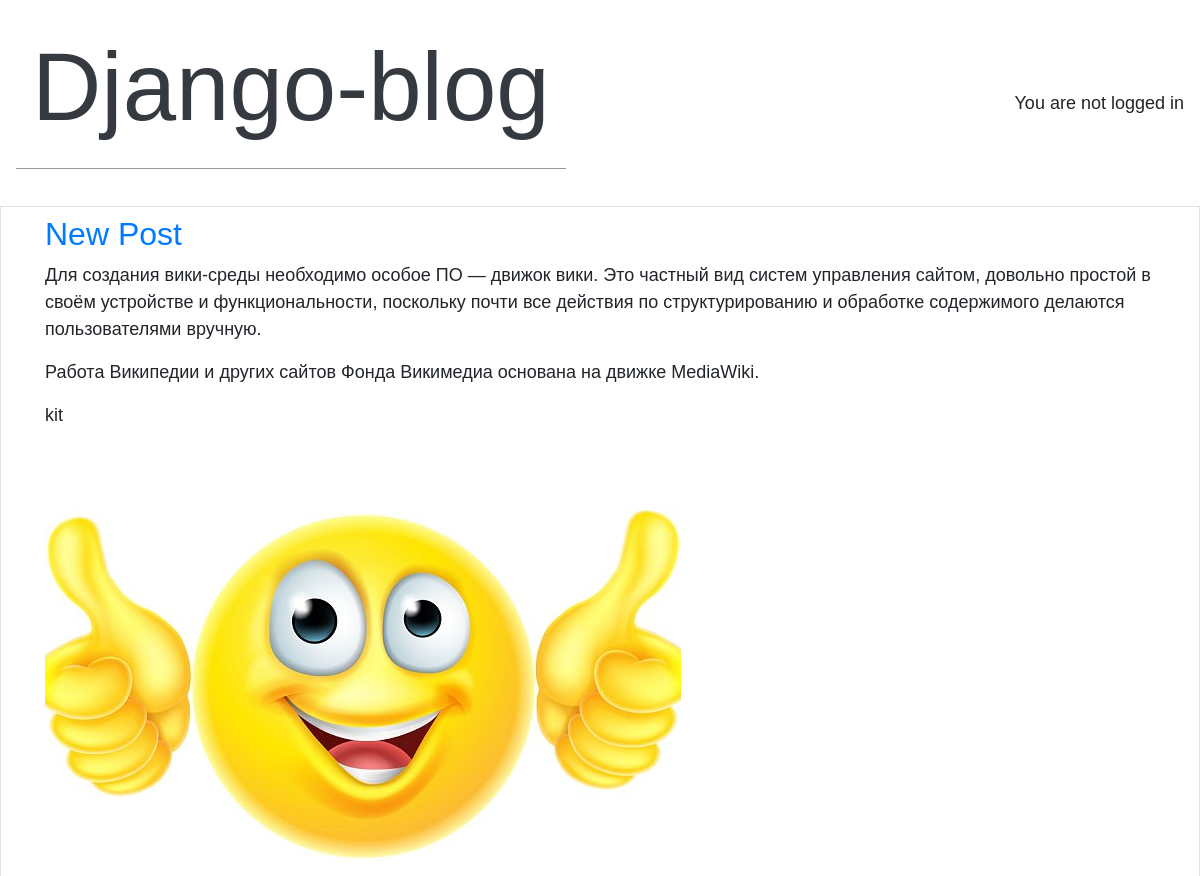
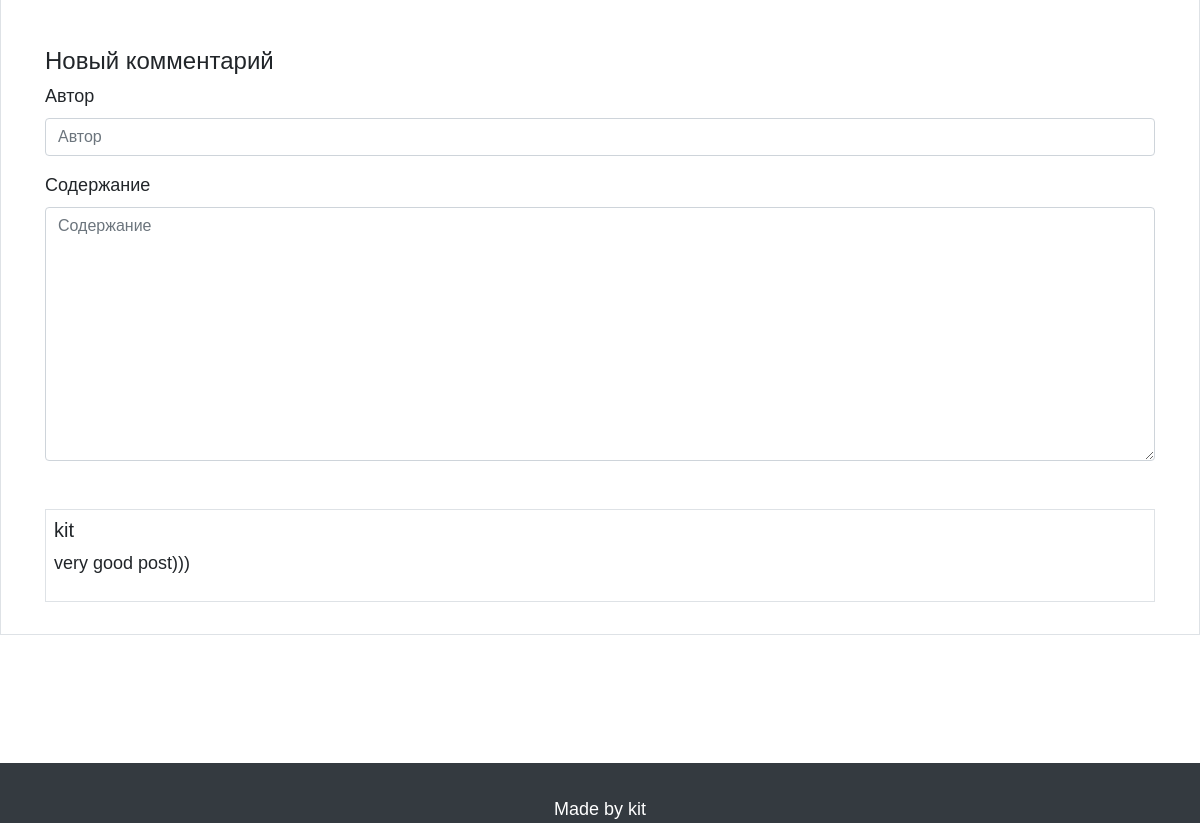
/post/1/, run on an earlier commit of the app's database (2 pictures, top to bottom).
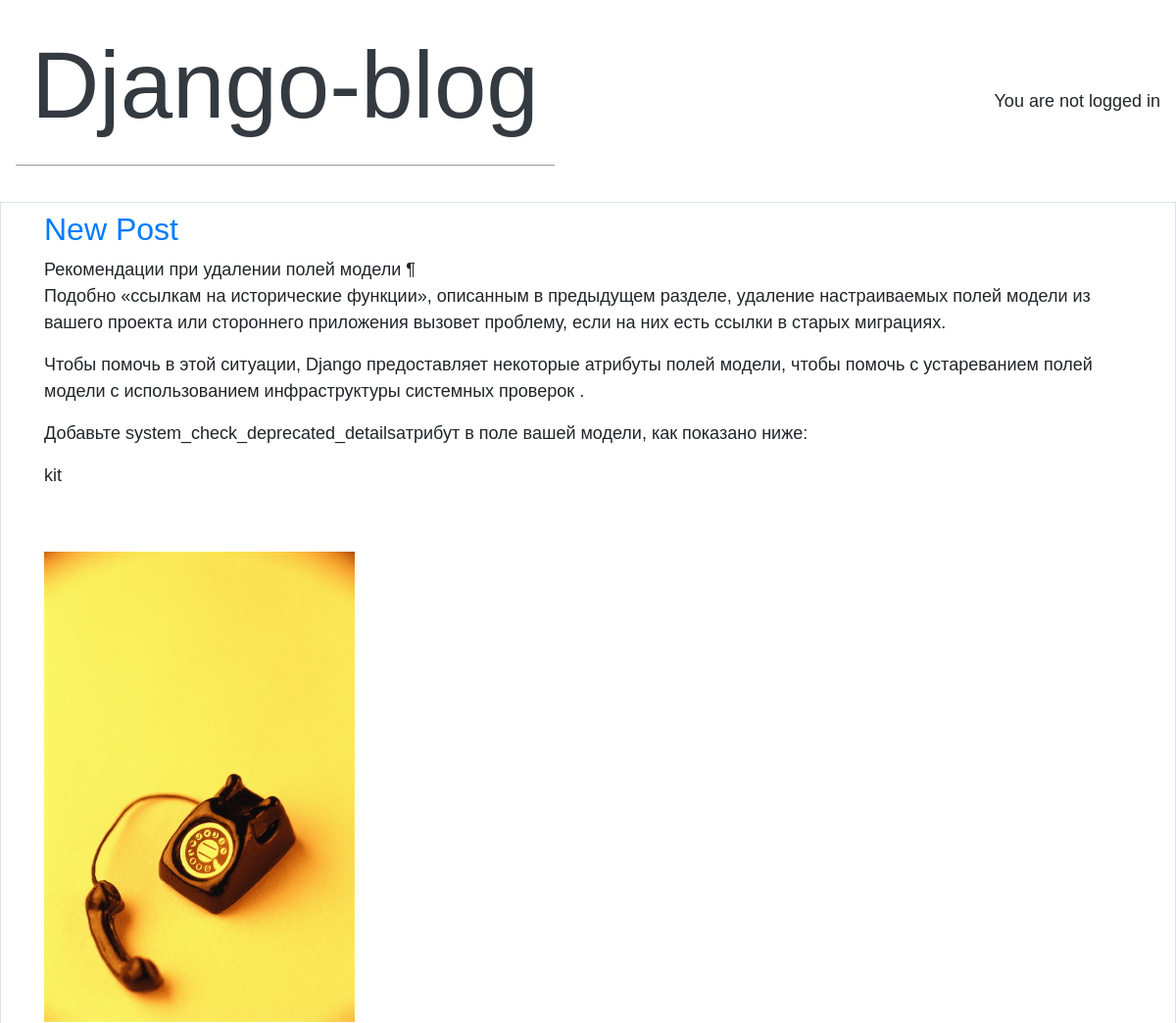
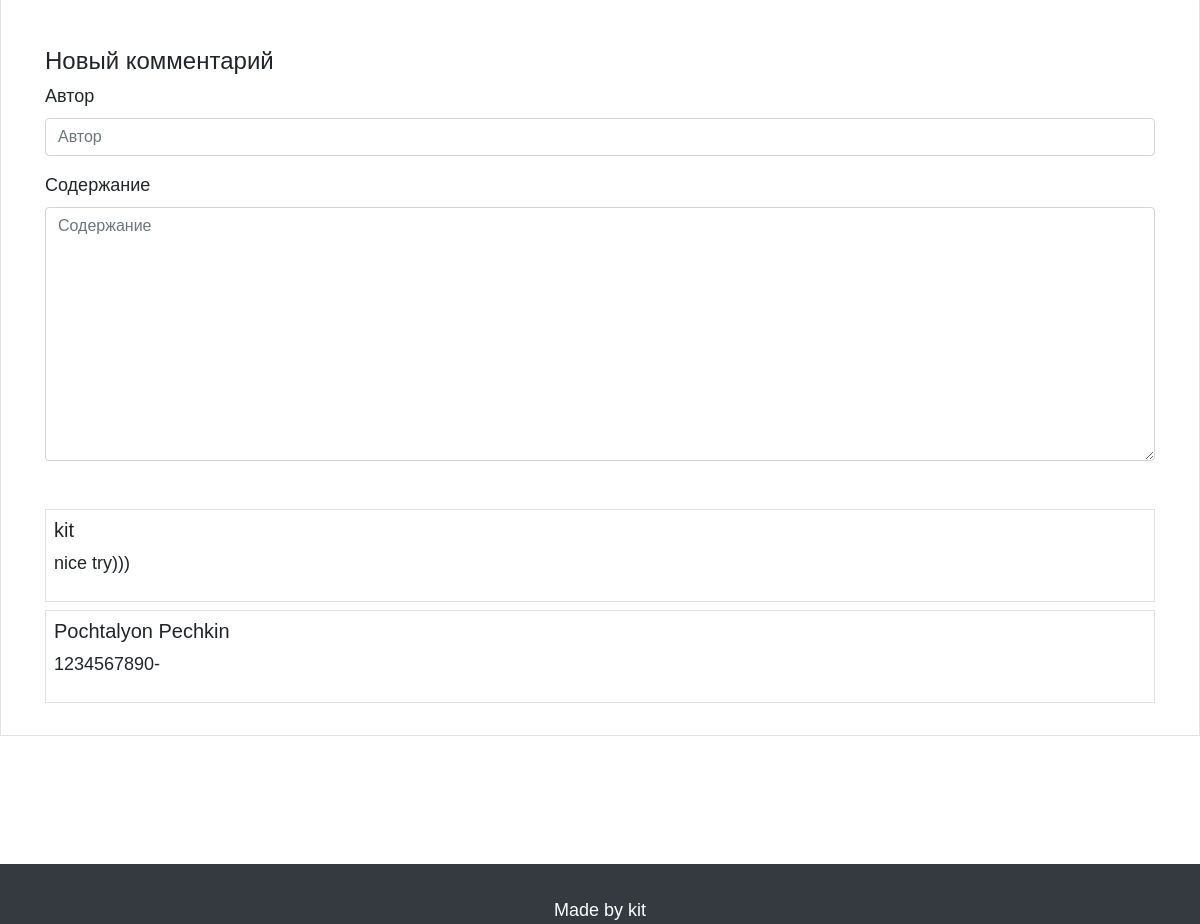
And on a later commit of the database (2 pictures, top to bottom).
### blog/models.py (models this page shows, shortened)
class Post(models.Model):
    title = models.CharField(max_length=200)
    author = models.ForeignKey(
        'auth.User',
        on_delete = models.CASCADE,
    )
    body = models.TextField()
    image = models.ImageField(blank=True, verbose_name='Изображение')
    is_active = models.BooleanField(default=True)
    class Meta:
        verbose_name = 'Пост'
        verbose_name_plural = 'Посты'

class AdditionalImage(models.Model):
    post = models.ForeignKey(Post, on_delete=models.CASCADE,
                            verbose_name='Пост')
    image = models.ImageField(verbose_name='Изображение')

class Comment(models.Model):
    post = models.ForeignKey(Post, on_delete=models.CASCADE,
                            verbose_name='Пост')
    author = models.CharField(max_length=30, verbose_name='Автор')
    content = models.TextField(verbose_name='Содержание')
    is_active = models.BooleanField(default=True)
    class Meta:
        verbose_name='Комментарий'
        verbose_name_plural='Комментарии'

### blog/views.py (the view, shortened to what this page needs)
# urls.py: path('post/<int:pk>/', detail, name='post_detail'),
def detail(request, pk):
    post = get_object_or_404(Post, pk=pk)
    ais = post.additionalimage_set.all()
    comments = Comment.objects.filter(post = pk)
    initial = {'post': post.pk}
    form_class = UserCommentForm
    form = form_class(initial=initial)
    context = {'post':post, 'ais':ais, 'form':form, 'comments': comments, }
    return render(request, 'post_detail.html', context)

### blog/forms.py
class UserCommentForm(forms.ModelForm):
    class Meta:
        model = Comment
        exclude = ('is_active',)
        widgets = {'post':forms.HiddenInput}

### templates/post_detail.html (shortened to what this page needs)
{% extends 'base.html' %}
{% load bootstrap4 %}
{% block content %}
<div class="box">
    <article class="media">
        <div class="media-content">
            <h2 class="is-size-5">
                <a href="{% url 'post_detail' post.pk %}">{{ post.title }}</a>
            </h2>
            <div>{{ post.body|linebreaks }}</div>
            <p class="author has-text-right is-italic"> {{ post.author }}</p>
        </div>
    </article>
</div>
{% if ais %}
<div class="d-flex justify-content-between flex-wrap mt-5">
    {% for ai in ais %}
    <div>
        <img class="additional-image" src="{{ ai.image.url }}">
    </div>
    {% endfor %}
</div>
{% endif %}
<h4 class="mt-5">Новый комментарий</h4>
<form method="POST">
    {% bootstrap_form form layout='horizontal' %}
</form>
{% if comments %}
<div class="mt-5">
    {% for comment in comments %}
    <div class='my-2 p-2 border'>
        <h5>
            {{ comment.author }}
        </h5>
        <p>{{ comment.content }}</p>
    </div>
    {% endfor %}
</div>
{% endif %}
<nav class="level">
    {% if user.is_authenticated and user == post.author %}
    <div class="container">
			<div class="d-grid gap-2 d-md-flex justify-content-md-end">
				<a class="btn btn-primary me-md-2" href="{% url 'post_edit' post.pk %}" type="button">Edit blog post</a>
				<a class="btn btn-primary ml-2" href="{% url 'post_delete' post.pk %}" type="button">Delete blog post</a>
			</div>
    </div>
		{% else %}
		<a class="nav-link" href="{% url 'signup' %}">{% buttons submit='Login' %}{% endbuttons %}</a>
		{% endif %}
</nav>
{% endblock content %}

### templates/base.html (shortened to what this page needs)
{% load bootstrap4 %}
{% load static %}
<!DOCTYPE html>
<html>
    <head>
				{% bootstrap_css %}
				<link rel="stylesheet" type="text/css" href="{% static 'css/base.css' %}">
    </head>
    <body>
        <nav class="navbar" role="navigation" aria-label="main navigation">
            <div class="navbar-brand">
                <a class="navbar-item text-danger title" href="{% url 'home' %}">
                    <header class="mb-4">
                        <h1 class="display-1 text-center p-3 mb-2 bg-white text-dark">Django-blog</h1>
                    </header>
                </a>
            </div>
            <div class="navbar-menu">
                <div class="navbar-end">
                    {% if user.is_authenticated %}
                        <span class="navbar-item">Hi {{ user.username }}!</span>
                        <a class="navbar-item" href="{% url 'logout'%}">{% buttons submit='Log out' %}{% endbuttons %}</a>
                    {% else %}
                        <span class="navbar-item" >You are not logged in</span>
                    {% endif %}
                </div>
            </div>
        </nav>
        <section class="section is-fullheight col border py-2">
            <div class="container">
                {% block content %}
                {% endblock content %}
            </div>
        </section>
				<footer class="footer">
					<div>
						<p class="p-3 mb-2 text-center bg-dark text-white is-size-4">Made by kit</p>
					</div>
				</footer>
    </body>
</html>

### static/css/base.css (style rules this page uses)
body { font-family: 'Source Sans Pro', sans-serif; font-size: 18px; }
header { border-bottom: 1px solid #999; margin-bottom: 2rem; display: flex; }
html { position: relative; min-height: 100%; }
body { margin-bottom: 60px; }
.footer { position: absolute; bottom: 0; width: 100%; height: 60px; line-height: 60px; background-color: #f5f5f5; }

What changed in the data, as far as the page shows it:
changed Post "New Post": body "Для создания вики-среды необходимо особое ПО — движок вики. Это частный вид систем управления сайтом, довольно простой в своём устройстве и функциональности, поскольку почти все действия по структурированию и обработке содержимого делаются пользователями вручную. Работа Википедии и других сайтов Фонда Викимедиа основана на движке MediaWiki." → "Рекомендации при удалении полей модели ¶ Подобно «ссылкам на исторические функции», описанным в предыдущем разделе, удаление настраиваемых полей модели из вашего проекта или стороннего приложения вызовет проблему, если на них есть ссылки в старых миграциях. Чтобы помочь в этой ситуации, Django предоставляет некоторые атрибуты полей модели, чтобы помочь с устареванием полей модели с использованием инфраструктуры системных проверок . Добавьте system_check_deprecated_detailsатрибут в поле вашей модели, как показано ниже:"
changed AdditionalImage: image: a different picture
changed Comment "kit": content "very good post)))" → "nice try)))"
added Comment: author "Pochtalyon Pechkin", content "1234567890-"
